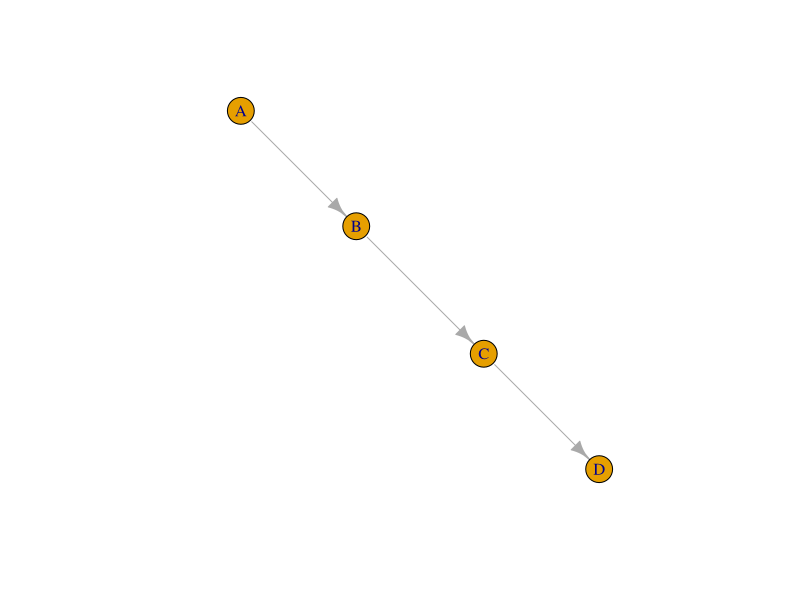
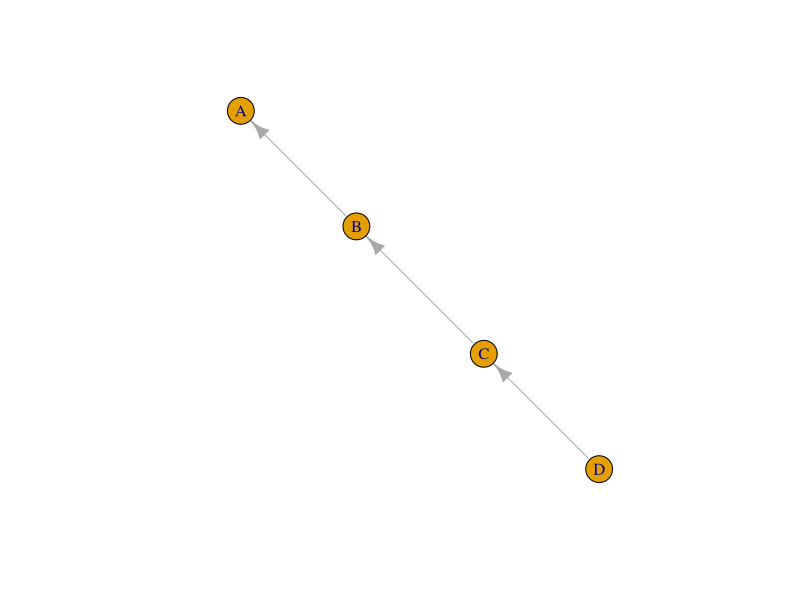
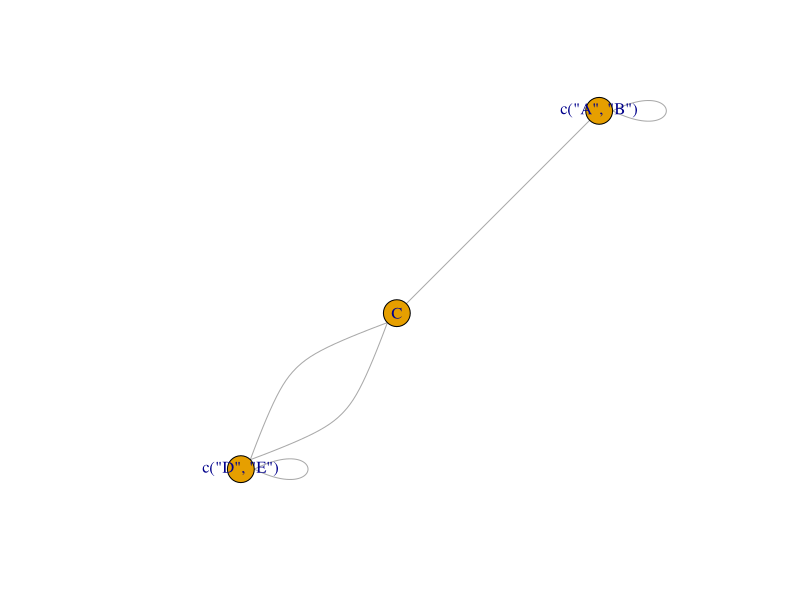
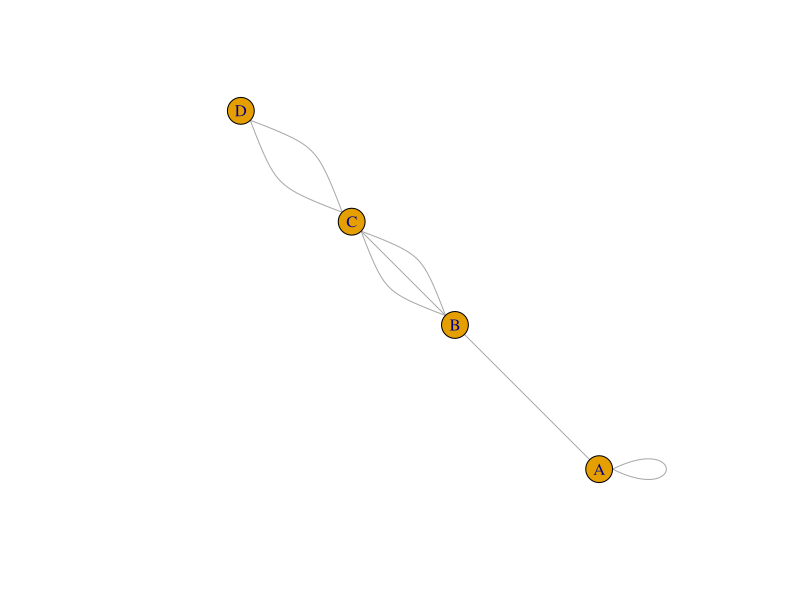
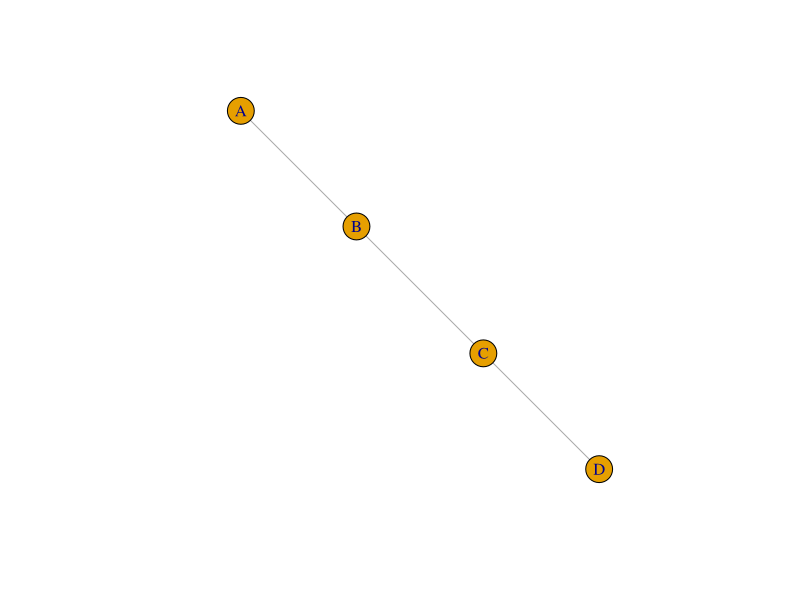
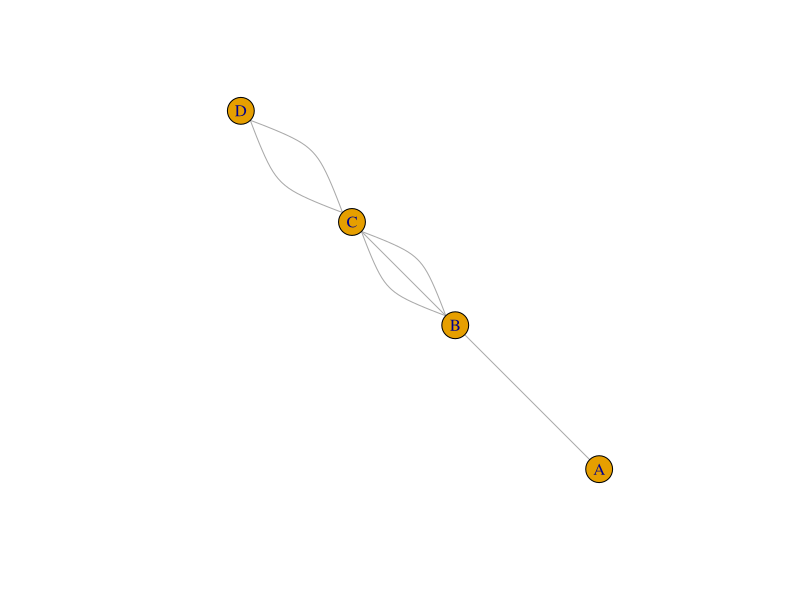
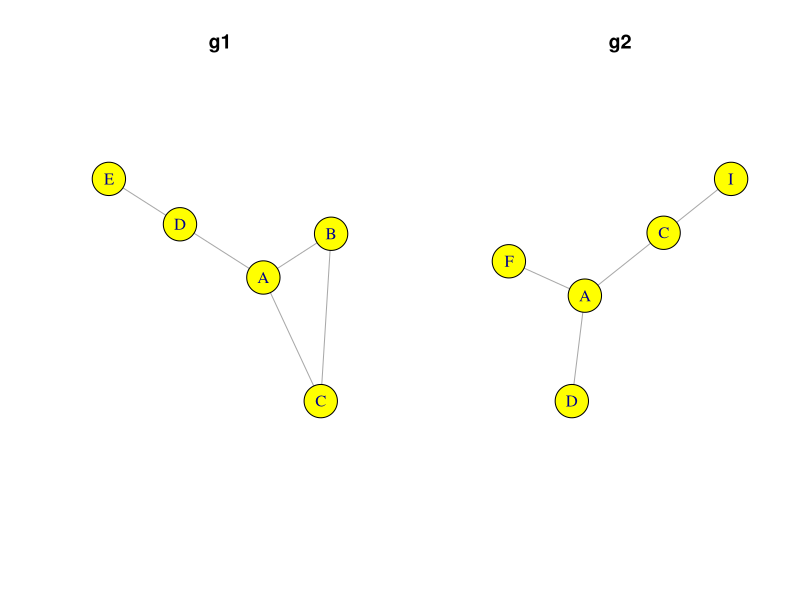
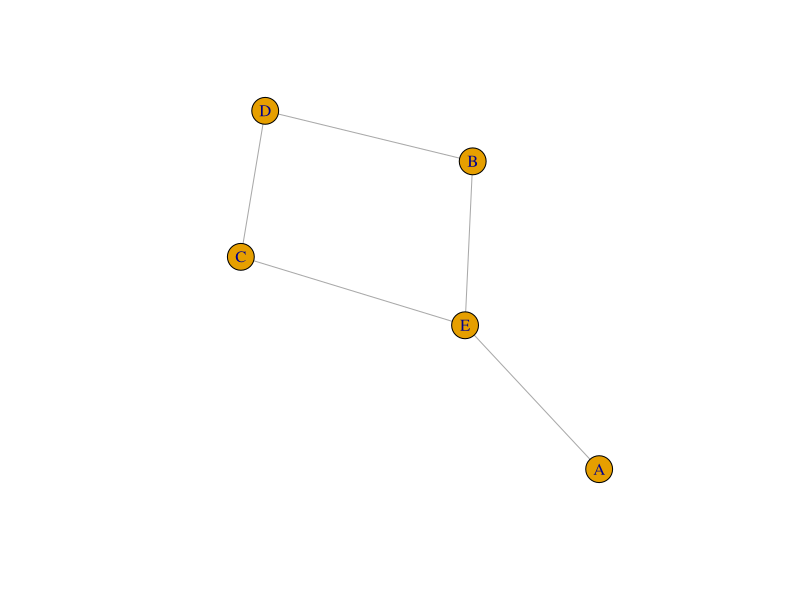

R code for these plots, in order:
## ---- chunk 1
#| warning: false
library(igraph)

# réseau orienté minimal
d1 <- rbind(c("A","B"),c("B","C"), c("C","D"))

# transformation en objet igraph
g1 <- graph.data.frame(d1, directed = TRUE)

# changement de l'orientation des liens
g1inv <- reverse_edges(g1)

plot(g1)
plot(g1inv)
## ---- chunk 2
#| warning: false
#| echo: false
rm(d1, g1, g1inv)
## ---- chunk 3
#| warning: false
# réseau où les sommets ont un attribut qualitatif (3 modalités)
d1 <- as.data.frame(rbind(c("A","B"),c("B","C"), c("C","D"), c("D","E"), c("E","C")))
names(d1) <- c("Som1","Som2")

d2 <- as.data.frame(rbind(c("A", "a"),
            c("B", "a"),
            c("C", "b"),
            c("D", "c"),
            c("E", "c")))
names(d2) <- c("name", "attribut")

g1 <- graph.data.frame(d1, d2, directed = FALSE)
g1

# contraction en fonction de l'attribut2
g1c <- contract(g1,
                mapping = factor(V(g1)$attribut),
                vertex.attr.comb = function(x) levels(factor(x)))

g1c
plot(g1c)

#| warning: false
#| echo: false
rm(d1, d2, g1, g1c)
## ---- chunk 4
# manipulation d'un réseau avec boucle et liens multiples
d1 <- rbind(c("A","A"),
            c("A","B"),
            c("B","C"), 
            c("B","C"), 
            c("B","C"), 
            c("C","D"), 
            c("C","D"))


g1 <- graph.data.frame(d1, directed = FALSE)
g1

is.loop(g1)
is.multiple(g1)

plot(g1)

degree(g1)
## ---- chunk 5
# Par défaut, simplify supprime boucles et liens multiples
g1_2 <- simplify(g1)
plot(g1_2)

# Si je veux garder les liens multiples
g1_3 <- simplify(g1, remove.multiple = FALSE)
plot(g1_3)

# Si je veux garder une trace des boucles et des liens multiples
g1_4 <- simplify_and_colorize(g1)
g1_4

V(g1_4)$color # il y avait une boucle au premier sommet
E(g1_4)$color # il y avait 1 lien, 3 liens, 2 liens

## ---- chunk 6
#| warning: false
#| echo: false
rm(d1, g1, g1_2, g1_3, g1_4)
## ---- chunk 7
#| warning: false

# Création des deux réseaux
d1 <- rbind(c("A","B"),c("A","C"), c("B","C"), c("A","D"), c("D","E"))
d2 <- rbind(c("A","F"), c("A","D"), c("A","C"), c("C","I"))

g1 <- graph.data.frame(d1, directed = FALSE)
g2 <- graph.data.frame(d2, directed = FALSE)

# visualisation
par(mfrow = c(1,2))
plot(g1, vertex.color = "yellow", vertex.size = 30, main = "g1")
plot(g2, vertex.color = "yellow", vertex.size = 30, main = "g2")
## ---- chunk 8
#| echo: false
#| warning: false
#| results: hide
dev.off()
## ---- chunk 9
V(g1)$degree <-  degree(g1)
V(g2)$degree <- degree(g2)

E(g1)$between <- edge.betweenness(g1)
E(g2)$between <- edge.betweenness(g2)

g1$densite <- graph.density(g1)
g2$densite <- graph.density(g2)
## ---- chunk 10

compg1 <- graph.complementer(g1, loops = FALSE)
plot(compg1)

V(compg1)$degree
compg1
## ---- chunk 11
diffg1 <- graph.difference(g1, g2)
diffg1

diffg2 <- graph.difference(g2, g1)

# coordonnées (quasi) identiques pour faciliter la comparaison
lay <- layout.fruchterman.reingold(g1)

# lien A-D présent dans g1 et g2 donc g1-g2 et g2-g1 entrainent sa disparition
par(mfrow = c(2,2))
plot(g1, main = "g1", layout = lay, vertex.color = "red", vertex.size = 20, vertex.label.dist =3)
plot(g2, main = "g2", layout = lay, vertex.color = "red", vertex.size = 20, vertex.label.dist =3)

plot(diffg1, main = "graph.difference(g1, g2)", layout = lay, vertex.color = "red", vertex.size = 20, vertex.label.dist =3)
plot(diffg2, main = "graph.difference(g2, g1)", layout = lay, vertex.color = "red", vertex.size = 20, vertex.label.dist =3)
## ---- chunk 12
#| echo: false
#| warning: false
#| results: hide
dev.off()
## ---- chunk 13
# calculer degré actualisé
V(diffg1)$degree2 <- degree(diffg1)
V(diffg1)$degree
V(diffg1)$degree2
## ---- chunk 14
# liens communs à deux graphes : conserve les attributs
# tous les sommets sont conservés (opérateur %s%)
interg1 <- graph.intersection(g1,g2, keep.all.vertices = TRUE)

# seuls sommets adjacents aux liens communs sont gardés (ici ACD)
interg2 <- graph.intersection(g1,g2, keep.all.vertices = FALSE)

par(mfrow = c(1,2))
plot(interg1, sub = "graph.intersection(g1,g2,\nkeep.all.vertices = TRUE)")
plot(interg2, sub = "graph.intersection(g1,g2,\nkeep.all.vertices = FALSE)")

## ---- chunk 15
#| warning: false
#| echo: false
#rm(list=ls())
## ---- chunk 16
# création d'un réseau autre avec un attribut sur les sommets
d3 <- rbind(c("i","j"),c("j","k"), c("i","k"), c("k","l"), c("l","m"))
s3 <- data.frame(rbind(c("i","1"), c("j","1"), c("k", "2"), c("l",  "2"), c("m","1")))
names(s3) <- c("ID", "Attribut1")
g3 <- graph.data.frame(d3, s3, directed = FALSE)

# union de g1 et g3
gu <- graph.disjoint.union(g1, g3)

# attribut présent pour certains sommets seulement
V(gu)$Attribut1

## ---- chunk 17
#| echo: false
#| results: hide
dev.off()
## ---- chunk 18

uniong <- graph.union(g1,g2) 

